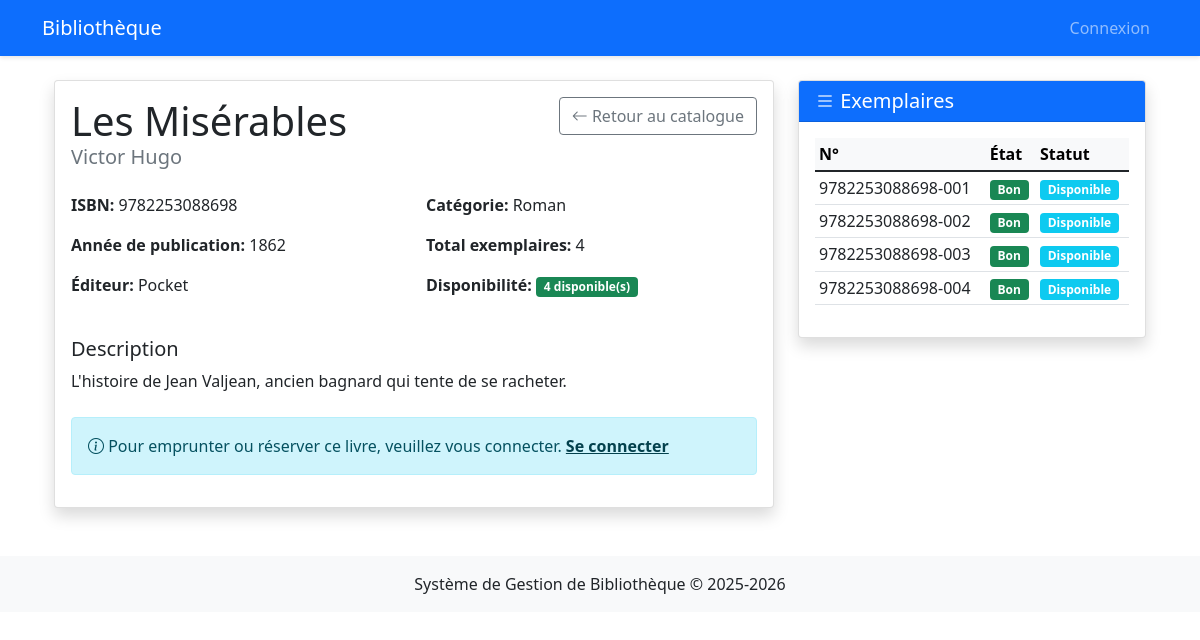
/catalogue/3, run on the app's committed database.
### models.py (models this page shows, shortened)
class Ouvrage(db.Model):
    __tablename__ = 'ouvrages'
    id = db.Column(db.Integer, primary_key=True)
    titre = db.Column(db.String(200), nullable=False)
    auteur = db.Column(db.String(200), nullable=False)
    isbn = db.Column(db.String(20), unique=True)
    annee_publication = db.Column(db.Integer)
    editeur = db.Column(db.String(100))
    categorie = db.Column(db.String(50))
    description = db.Column(db.Text)
    nombre_exemplaires = db.Column(db.Integer, default=1)
    date_ajout = db.Column(db.DateTime, default=datetime.utcnow)
    exemplaires = db.relationship('Exemplaire', backref='ouvrage', lazy=True)
    reservations = db.relationship('Reservation', backref='ouvrage', lazy=True)
    def exemplaires_disponibles(self):
        total = self.nombre_exemplaires
        empruntes = sum(1 for e in self.exemplaires
                       if any(emp.statut == 'en_cours' for emp in e.emprunts))
        return total - empruntes
    def est_disponible(self):
        return self.exemplaires_disponibles() > 0

class Emprunt(db.Model):
    __tablename__ = 'emprunts'
    id = db.Column(db.Integer, primary_key=True)
    usager_id = db.Column(db.Integer, db.ForeignKey('usagers.id'), nullable=False)
    exemplaire_id = db.Column(db.Integer, db.ForeignKey('exemplaires.id'), nullable=False)
    date_emprunt = db.Column(db.DateTime, default=datetime.utcnow)
    date_retour_prevue = db.Column(db.DateTime)
    date_retour_reelle = db.Column(db.DateTime)
    statut = db.Column(db.String(20), default='en_cours')  # en_cours, retourné, en_retard
    prolongations = db.Column(db.Integer, default=0)

class Exemplaire(db.Model):
    __tablename__ = 'exemplaires'
    id = db.Column(db.Integer, primary_key=True)
    ouvrage_id = db.Column(db.Integer, db.ForeignKey('ouvrages.id'), nullable=False)
    numero = db.Column(db.String(50), nullable=False)  # Numéro d'inventaire
    etat = db.Column(db.String(20), default='bon')  # bon, abîmé, perdu
    date_acquisition = db.Column(db.DateTime, default=datetime.utcnow)
    emprunts = db.relationship('Emprunt', backref='exemplaire', lazy=True)
    def est_disponible(self):
        emprunts_actifs = [e for e in self.emprunts if e.statut == 'en_cours']
        return len(emprunts_actifs) == 0

### app.py (the view)
@app.route('/catalogue/<int:id>')
def detail_ouvrage_public(id):
    ouvrage = Ouvrage.query.get_or_404(id)
    exemplaires = Exemplaire.query.filter_by(ouvrage_id=id).all()
    return render_template('detail_ouvrage_public.html',
                          ouvrage=ouvrage,
                          exemplaires=exemplaires)

### templates/detail_ouvrage_public.html (shortened to what this page needs)
{% extends "base.html" %}
{% block content %}
<div class="container">
    <div class="row">
        <div class="col-md-8">
            <div class="card shadow">
                <div class="card-body">
                    <div class="d-flex justify-content-between align-items-start mb-3">
                        <div>
                            <h1 class="mb-0">{{ ouvrage.titre }}</h1>
                            <h5 class="text-muted">{{ ouvrage.auteur }}</h5>
                        </div>
                        <a href="{{ url_for('catalogue') }}" class="btn btn-outline-secondary">
                            <i class="bi bi-arrow-left"></i> Retour au catalogue
                        </a>
                    </div>
                    <div class="row mb-4">
                        <div class="col-md-6">
                            <p><strong>ISBN:</strong> {{ ouvrage.isbn or 'N/A' }}</p>
                            <p><strong>Année de publication:</strong> {{ ouvrage.annee_publication or 'N/A' }}</p>
                            <p><strong>Éditeur:</strong> {{ ouvrage.editeur or 'N/A' }}</p>
                        </div>
                        <div class="col-md-6">
                            <p><strong>Catégorie:</strong> {{ ouvrage.categorie or 'N/A' }}</p>
                            <p><strong>Total exemplaires:</strong> {{ ouvrage.nombre_exemplaires }}</p>
                            <p>
                                <strong>Disponibilité:</strong>
                                {% if ouvrage.est_disponible() %}
                                    <span class="badge bg-success">{{ ouvrage.exemplaires_disponibles() }} disponible(s)</span>
                                {% else %}
                                    <span class="badge bg-danger">Aucun disponible</span>
                                {% endif %}
                            </p>
                        </div>
                    </div>
                    {% if ouvrage.description %}
                    <div class="mb-4">
                        <h5>Description</h5>
                        <p>{{ ouvrage.description }}</p>
                    </div>
                    {% endif %}
                    {% if not current_user.is_authenticated %}
                    <div class="alert alert-info">
                        <i class="bi bi-info-circle"></i> Pour emprunter ou réserver ce livre, veuillez vous connecter.
                        <a href="{{ url_for('login') }}" class="alert-link">Se connecter</a>
                    </div>
                    {% endif %}
                </div>
            </div>
        </div>
        <div class="col-md-4">
            <div class="card shadow">
                <div class="card-header bg-primary text-white">
                    <h5 class="mb-0"><i class="bi bi-list"></i> Exemplaires</h5>
                </div>
                <div class="card-body">
                    {% if exemplaires %}
                    <div class="table-responsive">
                        <table class="table table-sm">
                            <thead class="table-light">
                                <tr>
                                    <th>N°</th>
                                    <th>État</th>
                                    <th>Statut</th>
                                </tr>
                            </thead>
                            <tbody>
                                {% for exemplaire in exemplaires %}
                                <tr>
                                    <td>{{ exemplaire.numero }}</td>
                                    <td>
                                        {% if exemplaire.etat == 'bon' %}
                                            <span class="badge bg-success">Bon</span>
                                        {% elif exemplaire.etat == 'abîmé' %}
                                            <span class="badge bg-warning">Abîmé</span>
                                        {% else %}
                                            <span class="badge bg-danger">Perdu</span>
                                        {% endif %}
                                    </td>
                                    <td>
                                        {% if exemplaire.est_disponible() %}
                                            <span class="badge bg-info">Disponible</span>
                                        {% else %}
                                            <span class="badge bg-secondary">Emprunté</span>
                                        {% endif %}
                                    </td>
                                </tr>
                                {% endfor %}
                            </tbody>
                        </table>
                    </div>
                    {% else %}
                    <p class="text-muted">Aucun exemplaire</p>
                    {% endif %}
                </div>
            </div>
        </div>
    </div>
</div>
{% endblock %}

### static/css/style.css (style rules this page uses)
body { background-color: #f8f9fa; }
.card { box-shadow: 0 2px 4px rgba(0,0,0,0.1); transition: box-shadow 0.3s ease; }
.table th { background-color: #f8f9fa; border-bottom: 2px solid #dee2e6; }
.badge { font-size: 0.8em; }
.alert { border: none; }
.btn { border-radius: 4px; }

### data on the page
Ouvrage: titre "Les Misérables", auteur "Victor Hugo", isbn "9782253088698", annee_publication "1862", editeur "Pocket", categorie "Roman", nombre_exemplaires "4", exemplaires_disponibles "4", description "L'histoire de Jean Valjean, ancien bagnard qui tente de se racheter."
Exemplaire: numero "9782253088698-001", etat "Bon"
Exemplaire: numero "9782253088698-002", etat "Bon"
Exemplaire: numero "9782253088698-003", etat "Bon"
Exemplaire: numero "9782253088698-004", etat "Bon"
